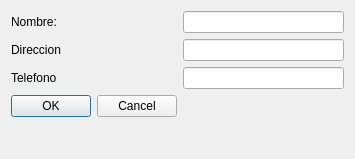
<?xml version="1.0" encoding="UTF-8"?>
<ui version="4.0">
 <class>DialogClienteNuevo</class>
 <widget class="QDialog" name="DialogClienteNuevo">
  <property name="geometry">
   <rect>
    <x>0</x>
    <y>0</y>
    <width>355</width>
    <height>159</height>
   </rect>
  </property>
  <property name="windowTitle">
   <string>Dialog</string>
  </property>
  <layout class="QFormLayout" name="formLayout">
   <item row="3" column="0">
    <widget class="QDialogButtonBox" name="buttonBox">
     <property name="orientation">
      <enum>Qt::Horizontal</enum>
     </property>
     <property name="standardButtons">
      <set>QDialogButtonBox::Cancel|QDialogButtonBox::Ok</set>
     </property>
    </widget>
   </item>
   <item row="0" column="0">
    <widget class="QLabel" name="label">
     <property name="text">
      <string>Nombre: </string>
     </property>
    </widget>
   </item>
   <item row="0" column="1">
    <widget class="QLineEdit" name="lineEdit"/>
   </item>
   <item row="1" column="0">
    <widget class="QLabel" name="label_2">
     <property name="text">
      <string>Direccion</string>
     </property>
    </widget>
   </item>
   <item row="1" column="1">
    <widget class="QLineEdit" name="lineEdit_2"/>
   </item>
   <item row="2" column="1">
    <widget class="QLineEdit" name="lineEdit_3"/>
   </item>
   <item row="2" column="0">
    <widget class="QLabel" name="label_3">
     <property name="text">
      <string>Telefono</string>
     </property>
    </widget>
   </item>
  </layout>
 </widget>
 <resources/>
 <connections>
  <connection>
   <sender>buttonBox</sender>
   <signal>accepted()</signal>
   <receiver>DialogClienteNuevo</receiver>
   <slot>accept()</slot>
   <hints>
    <hint type="sourcelabel">
     <x>248</x>
     <y>254</y>
    </hint>
    <hint type="destinationlabel">
     <x>157</x>
     <y>274</y>
    </hint>
   </hints>
  </connection>
  <connection>
   <sender>buttonBox</sender>
   <signal>rejected()</signal>
   <receiver>DialogClienteNuevo</receiver>
   <slot>reject()</slot>
   <hints>
    <hint type="sourcelabel">
     <x>316</x>
     <y>260</y>
    </hint>
    <hint type="destinationlabel">
     <x>286</x>
     <y>274</y>
    </hint>
   </hints>
  </connection>
 </connections>
</ui>
